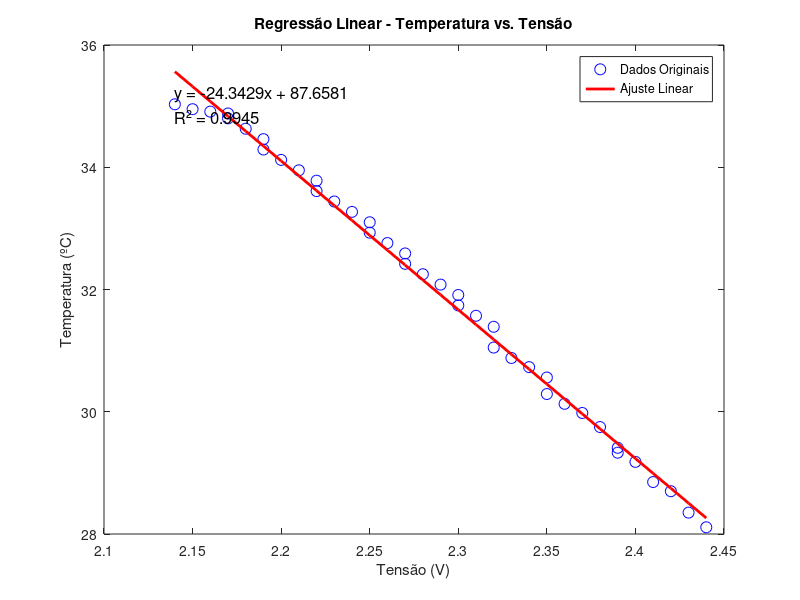

Source code (MATLAB):
dados = [
    2.44 28.11;
    2.43 28.35;
    2.42 28.70;
    2.41 28.85;
    2.40 29.18;
    2.39 29.33;
    2.39 29.41;
    2.38 29.75;
    2.37 29.98;
    2.36 30.13;
    2.35 30.29;
    2.35 30.56;
    2.34 30.73;
    2.33 30.88;
    2.32 31.05;
    2.32 31.39;
    2.31 31.57;
    2.30 31.74;
    2.30 31.91;
    2.29 32.08;
    2.28 32.25;
    2.27 32.42;
    2.27 32.59;
    2.26 32.76;
    2.25 32.93;
    2.25 33.10;
    2.24 33.27;
    2.23 33.44;
    2.22 33.61;
    2.22 33.78;
    2.21 33.95;
    2.20 34.12;
    2.19 34.29;
    2.19 34.46;
    2.18 34.63;
    2.17 34.80;
    2.17 34.88;
    2.16 34.91;
    2.15 34.95;
    2.14 35.03;
];
tensao = dados(:,1);    % coluna de tensão
temp_real = dados(:,2); % coluna de temperatura real

% -------- Regressão Linear por Mínimos Quadrados --------
% Ajusta: temp = a*tensão + b
X = [tensao ones(size(tensao))];
theta = (X' * X)\(X' * temp_real); % theta(1)=a, theta(2)=b 
temp_estimada = X * theta;

% -------- Cálculo do Coeficiente de Determinação (R²) --------
SStot = sum((temp_real - mean(temp_real)).^2);      % Soma dos Quadrados Total
SSres = sum((temp_real - temp_estimada).^2);        % Soma dos Quadrados dos Resíduos
R2 = 1 - SSres / SStot;                             % R²

% -------- Visualização dos dados e da reta ajustada --------
figure;
plot(tensao, temp_real, 'bo', 'MarkerSize', 8, 'DisplayName','Dados Originais');
hold on;
plot(tensao, temp_estimada, 'r-', 'LineWidth', 2, 'DisplayName','Ajuste Linear');
legend('show');
xlabel('Tensão (V)');
ylabel('Temperatura (ºC)');
title('Regressão Linear - Temperatura vs. Tensão');
text(min(tensao), max(temp_real), sprintf('y = %.4fx + %.4f\nR² = %.4f', theta(1), theta(2), R2),'FontSize',12);

% -------- Exibição dos coeficientes no console --------
fprintf('Equação da regressão: Temp = %.4f * Tensao + %.4f\n', theta(1), theta(2));
fprintf('R² do ajuste linear: %.4f\n', R2);
